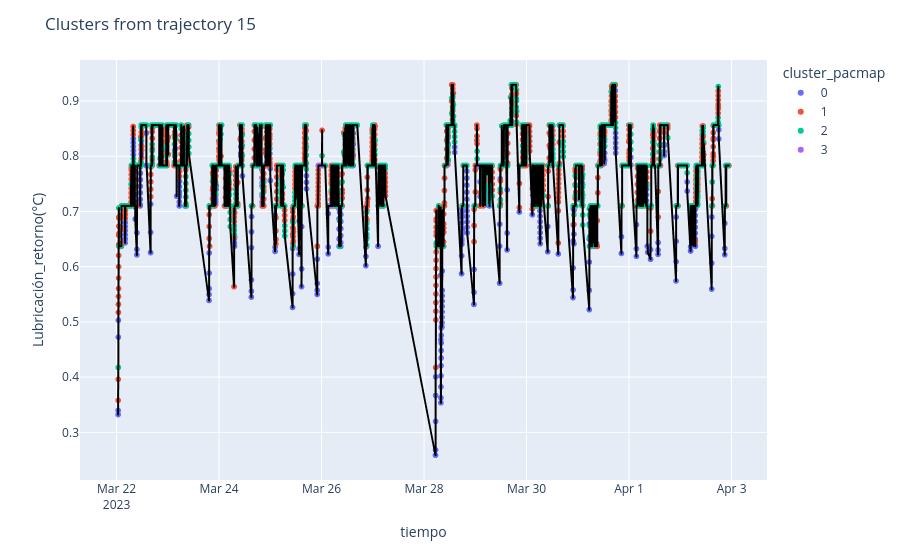

Write notebook code for a chart like this one.
### Code cell
Clusters.plotFigure('lineplot', 
                    idxTrajectory   = 3, 
                    idxVariable     = 6, 
                    algorithm       = 'pacmap')

### Figure 1 — Plotly figure (JSON) as saved in the notebook; plotly's stock layout.template omitted (floating-point values rounded to 4 significant figures; data arrays with more than 128 entries replaced by an {"elided": "..."} marker saying what was removed)
{"data": [{"hovertemplate": "cluster_pacmap=0<br>tiempo=%{x}<br>Lubricación_retorno(°C)=%{y}<extra></extra>", "legendgroup": "0", "line": {"color": "black"}, "marker": {"color": "#636efa", "symbol": "circle"}, "mode": "markers", "name": "0", "showlegend": true, "type": "scattergl", "x": {"elided": "1821 str values"}, "xaxis": "x", "y": {"elided": "1821 float values"}, "yaxis": "y"}, {"hovertemplate": "cluster_pacmap=1<br>tiempo=%{x}<br>Lubricación_retorno(°C)=%{y}<extra></extra>", "legendgroup": "1", "line": {"color": "black"}, "marker": {"color": "#EF553B", "symbol": "circle"}, "mode": "markers", "name": "1", "showlegend": true, "type": "scattergl", "x": {"elided": "7236 str values"}, "xaxis": "x", "y": {"elided": "7236 float values"}, "yaxis": "y"}, {"hovertemplate": "cluster_pacmap=2<br>tiempo=%{x}<br>Lubricación_retorno(°C)=%{y}<extra></extra>", "legendgroup": "2", "line": {"color": "black"}, "marker": {"color": "#00cc96", "symbol": "circle"}, "mode": "markers", "name": "2", "showlegend": true, "type": "scattergl", "x": {"elided": "1813 str values"}, "xaxis": "x", "y": {"elided": "1813 float values"}, "yaxis": "y"}, {"hovertemplate": "cluster_pacmap=3<br>tiempo=%{x}<br>Lubricación_retorno(°C)=%{y}<extra></extra>", "legendgroup": "3", "line": {"color": "black"}, "marker": {"color": "#ab63fa", "symbol": "circle"}, "mode": "markers", "name": "3", "showlegend": true, "type": "scattergl", "x": ["2023-03-25T22:37:00", "2023-03-25T22:38:00", "2023-03-25T22:39:00", "2023-03-25T22:40:00", "2023-03-25T22:41:00", "2023-03-25T22:42:00", "2023-03-25T22:43:00", "2023-03-25T22:44:00", "2023-03-25T22:45:00", "2023-03-25T22:46:00", "2023-03-25T22:47:00", "2023-03-25T22:48:00", "2023-03-25T22:49:00", "2023-03-25T22:50:00", "2023-03-25T22:51:00", "2023-03-25T22:52:00", "2023-03-25T22:53:00", "2023-03-25T22:54:00", "2023-03-25T22:55:00", "2023-03-25T22:56:00", "2023-03-25T22:57:00", "2023-03-25T22:58:00", "2023-03-25T22:59:00", "2023-03-25T23:00:00", "2023-03-25T23:01:00", "2023-03-25T23:02:00", "2023-03-25T23:03:00", "2023-03-25T23:04:00", "2023-03-25T23:05:00", "2023-03-25T23:06:00", "2023-03-25T23:07:00", "2023-03-25T23:08:00", "2023-03-25T23:09:00", "2023-03-25T23:10:00", "2023-03-25T23:11:00", "2023-03-25T23:12:00", "2023-03-25T23:13:00", "2023-03-25T23:14:00", "2023-03-25T23:15:00", "2023-03-25T23:17:00", "2023-03-25T23:18:00", "2023-03-25T23:19:00", "2023-03-25T23:20:00", "2023-03-25T23:21:00", "2023-03-25T23:22:00", "2023-03-25T23:26:00", "2023-03-25T23:27:00", "2023-03-25T23:28:00", "2023-03-25T23:29:00", "2023-03-25T23:30:00", "2023-03-25T23:31:00", "2023-03-25T23:32:00", "2023-03-25T23:34:00", "2023-03-25T23:35:00", "2023-03-25T23:36:00", "2023-03-25T23:37:00", "2023-03-25T23:38:00", "2023-03-25T23:39:00", "2023-03-25T23:40:00", "2023-03-25T23:41:00", "2023-03-25T23:42:00", "2023-03-25T23:43:00", "2023-03-25T23:44:00", "2023-03-26T04:25:00", "2023-03-29T01:02:00"], "xaxis": "x", "y": [0.7831, 0.7831, 0.7831, 0.7831, 0.7831, 0.7831, 0.7831, 0.7831, 0.7831, 0.7831, 0.7831, 0.7831, 0.7831, 0.7831, 0.7831, 0.7831, 0.7831, 0.7831, 0.7831, 0.7831, 0.7831, 0.7831, 0.7831, 0.7831, 0.7831, 0.7831, 0.7831, 0.7831, 0.7831, 0.7831, 0.7831, 0.7831, 0.7831, 0.7831, 0.7831, 0.7831, 0.7831, 0.7831, 0.7831, 0.7831, 0.7831, 0.7831, 0.7831, 0.7831, 0.7831, 0.7831, 0.7831, 0.7831, 0.7831, 0.7831, 0.7831, 0.7831, 0.7831, 0.7831, 0.7831, 0.7831, 0.7831, 0.7831, 0.7831, 0.7831, 0.7831, 0.7831, 0.7831, 0.71, 0.7831], "yaxis": "y"}, {"hovertemplate": "tiempo=%{x}<br>Lubricación_retorno(°C)=%{y}<extra></extra>", "legendgroup": "", "line": {"color": "black", "dash": "solid"}, "marker": {"symbol": "circle"}, "mode": "lines", "name": "", "showlegend": false, "type": "scattergl", "x": {"elided": "10935 str values"}, "xaxis": "x", "y": {"elided": "10935 float values"}, "yaxis": "y"}], "layout": {"legend": {"title": {"text": "cluster_pacmap"}, "tracegroupgap": 0}, "margin": {"t": 60}, "title": {"text": "Clusters from trajectory 15"}, "xaxis": {"anchor": "y", "domain": [0, 1], "title": {"text": "tiempo"}}, "yaxis": {"anchor": "x", "domain": [0, 1], "title": {"text": "Lubricación_retorno(°C)"}}}}
